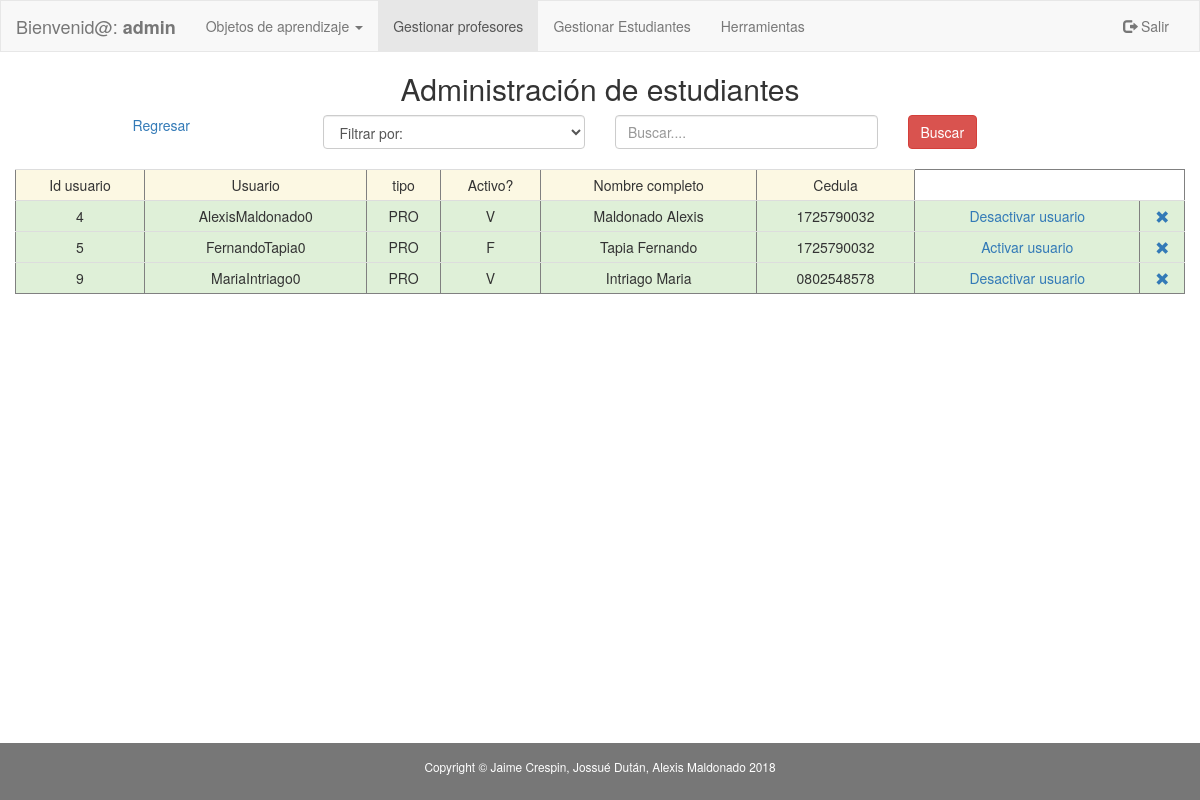
The app's page /sgoa/aplicacion/modulos_administrador/adm_ejecutar_buscar_profesores.php (signed in) with its own data.
### tables this page shows
CREATE TABLE `profesor` (
  `idprofesor` int(11) NOT NULL,
  `ci` varchar(10) DEFAULT NULL,
  `nombres` varchar(45) DEFAULT NULL,
  `apellidos` varchar(45) DEFAULT NULL,
  `id_departamento` int(11) DEFAULT NULL,
  `id_facultad` int(11) DEFAULT NULL,
  `mail` varchar(45) DEFAULT NULL,
  `id_usuario` int(11) DEFAULT NULL
);

CREATE TABLE `usuario` (
  `idUsuario` int(11) NOT NULL,
  `usuario` varchar(45) DEFAULT NULL,
  `contrasenia` varchar(45) DEFAULT NULL,
  `tipo_usuario` varchar(3) DEFAULT NULL,
  `activo` varchar(1) DEFAULT NULL
);

### sgoa/aplicacion/modulos_administrador/adm_ejecutar_buscar_profesores.php (the view, shortened to what this page needs)
<!DOCTYPE html PUBLIC "-//W3C//DTD XHTML 1.0 Transitional//EN" "http://www.w3.org/TR/xhtml1/DTD/xhtml1-transitional.dtd">
<html xmlns="http://www.w3.org/1999/xhtml" lang="es">
    <head>
        <link rel="stylesheet" href="../../plugins/bootstrap/css/bootstrap.min.css"></link>
    </head>
    <body>
        <?php include './navbar_adm_profesores.php'; ?>
        <div class="container-fluid text-center">
            <div class="row content">
                <div class="col-sm-12 text-center">
                    <h2> Administración de estudiantes</h2>
                    <form onsubmit="return validar_busqueda_cedula()" action="../modulos_administrador/adm_ejecutar_buscar_profesores.php" method="post" enctype="multipart/form-data">
                        <div class="col-md-3">
                            <a href="adm_buscar_profesores.php">Regresar</a>
                        </div>
                        <div class="col-md-3 text-left ">
                            <select class= "form-control" name="tipo_criterio" dir="ltr" required id="select_criterio">
                                <option value="">Filtrar por:</option>
                            </select></br>
                        </div>
                        <div class="col-md-3 text-center">
                            <input type="text" class="form-control" id="criterio_busqueda" placeholder="Buscar...." name="criterio_busqueda" required></br>
                        </div>
                        <div class="col-md-3 text-left">
                            <button id="registrar" type="submit" class="btn btn-danger">Buscar</button>
                        </div>
                    </form>
                    <?php
                    $statement = 'select u.*,p.nombres, p.apellidos, p.ci,p.mail from usuario as u, profesor as p where u.idUsuario=p.id_usuario';
                    $conexion = new Conexion();
                    $consulta = $conexion->prepare($statement);
                    $consulta->setFetchMode(PDO::FETCH_ASSOC);
                    $consulta->execute();
                    echo '<table border ="1|1" class="table table-condensed";>';
                    echo '<tr class="warning">';
                    echo '<td>Id usuario</td>';
                    echo '<td>Usuario</td>';
                    echo '<td>tipo</td>';
                    echo '<td>Activo?</td>';
                    echo '<td>Nombre completo</td>';
                    echo '<td>Cedula</td>';
                    echo "</tr>";
                    if ($consulta->rowCount() != 0) {
                        while ($row = $consulta->fetch()) {
                            echo '<tr class="success">';
                            echo '<td>' . $row['idUsuario'] . '</td>';
                            echo '<td>' . $row['usuario'] . '</td>';
                            echo '<td>' . $row['tipo_usuario'] . '</td>';
                            echo '<td>' . $row['activo'] . '</td>';
                            echo '<td>' . $row['apellidos'] . '  ' . $row['nombres'] . '</td>';
                            echo '<td>' . $row['ci'] . '</td>';
                            if ($row['activo'] == 'V') {
                                echo '<td><a href="adm_buscar_profesores.php?id=' . $row['idUsuario'] . '&id_gestion=1">Desactivar usuario</a></td>';
                            } else {
                                echo '<td><a href="adm_buscar_profesores.php?id=' . $row['idUsuario'] . '&id_gestion=2&mail=' . $row['mail'] . '&usuario=' . $row['usuario'] . '&contrasenia=' . $row['contrasenia'] . '">Activar usuario</a></td>';
                            }
                            echo "<td><a onClick=\"javascript: return confirm('Realmente desea eliminar el profesor seleccionado? Se eliminarán los objetos de aprendizaje asociados al mismo');\" href='adm_buscar_profesores.php?id=" . $row['idUsuario'] . "&id_gestion=3'><span class='glyphicon glyphicon-remove'></a></td>";
                            echo '</tr>';
                        }
                    }
                    echo '</table>';
                    ?>
                </div>
            </div>
        </div></br></br></br>
        <footer class="label-default container-fluid text-center">
            <p class="copyright small">Copyright &copy; Jaime Crespin, Jossué Dután, Alexis Maldonado 2018</p>
        </footer>
    </body>
</html>

### sgoa/aplicacion/modulos_administrador/adm_ejecutar_buscar_profesores.php (style rules this page uses)
.row.content { height: 390px }
html { min-height: 100%; position: relative; }
body { margin:0; margin-bottom: 40px; }
footer { background-color: #555; color: white; padding: 15px; position: absolute; bottom: 0; width: 100%; }
.table > tbody > tr > td { vertical-align: middle; }

### records on screen
profesor: id_usuario.idUsuario "4", id_usuario.usuario "AlexisMaldonado0", id_usuario.tipo_usuario "PRO", id_usuario.activo "V", apellidos "Maldonado", nombres "Alexis", ci "1725790032"
profesor: id_usuario.idUsuario "5", id_usuario.usuario "FernandoTapia0", id_usuario.tipo_usuario "PRO", id_usuario.activo "F", apellidos "Tapia", nombres "Fernando", ci "1725790032"
profesor: id_usuario.idUsuario "9", id_usuario.usuario "MariaIntriago0", id_usuario.tipo_usuario "PRO", id_usuario.activo "V", apellidos "Intriago", nombres "Maria", ci "0802548578"

### other values on screen
$_SESSION['usuario'] "admin"
